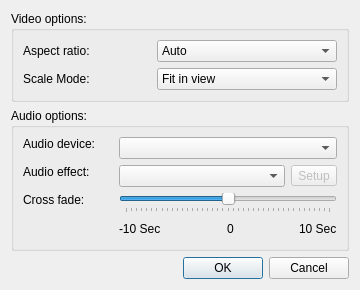
<?xml version="1.0" encoding="UTF-8"?>
<ui version="4.0">
 <class>mediaSettings</class>
 <widget class="QDialog" name="mediaSettings">
  <property name="geometry">
   <rect>
    <x>0</x>
    <y>0</y>
    <width>360</width>
    <height>279</height>
   </rect>
  </property>
  <property name="windowTitle">
   <string>Media Settings</string>
  </property>
  <property name="windowIcon">
   <iconset>
    <normaloff>:/Resource/Media/Media.png</normaloff>:/Resource/Media/Media.png</iconset>
  </property>
  <layout class="QVBoxLayout" name="verticalLayout_2">
   <item>
    <widget class="QGroupBox" name="groupBox">
     <property name="title">
      <string>Video options:</string>
     </property>
     <property name="flat">
      <bool>true</bool>
     </property>
     <layout class="QGridLayout" name="gridLayout">
      <item row="0" column="0" colspan="2">
       <widget class="QLabel" name="label_10">
        <property name="text">
         <string>Aspect ratio:</string>
        </property>
       </widget>
      </item>
      <item row="0" column="2">
       <widget class="QComboBox" name="aspectCombo">
        <property name="minimumSize">
         <size>
          <width>180</width>
          <height>0</height>
         </size>
        </property>
        <item>
         <property name="text">
          <string>Auto</string>
         </property>
        </item>
        <item>
         <property name="text">
          <string>Stretch</string>
         </property>
        </item>
        <item>
         <property name="text">
          <string>4/3</string>
         </property>
        </item>
        <item>
         <property name="text">
          <string>16/9</string>
         </property>
        </item>
       </widget>
      </item>
      <item row="1" column="0" colspan="2">
       <widget class="QLabel" name="label_11">
        <property name="text">
         <string>Scale Mode:</string>
        </property>
       </widget>
      </item>
      <item row="1" column="2">
       <widget class="QComboBox" name="scalemodeCombo">
        <property name="minimumSize">
         <size>
          <width>180</width>
          <height>0</height>
         </size>
        </property>
        <item>
         <property name="text">
          <string>Fit in view</string>
         </property>
        </item>
        <item>
         <property name="text">
          <string>Scale and crop</string>
         </property>
        </item>
       </widget>
      </item>
     </layout>
    </widget>
   </item>
   <item>
    <widget class="QGroupBox" name="groupBox_2">
     <property name="title">
      <string>Audio options:</string>
     </property>
     <property name="flat">
      <bool>true</bool>
     </property>
     <layout class="QVBoxLayout" name="verticalLayout">
      <item>
       <layout class="QHBoxLayout">
        <item>
         <widget class="QLabel" name="label">
          <property name="sizePolicy">
           <sizepolicy hsizetype="Maximum" vsizetype="Preferred">
            <horstretch>0</horstretch>
            <verstretch>0</verstretch>
           </sizepolicy>
          </property>
          <property name="minimumSize">
           <size>
            <width>90</width>
            <height>0</height>
           </size>
          </property>
          <property name="text">
           <string>Audio device:</string>
          </property>
          <property name="alignment">
           <set>Qt::AlignLeading|Qt::AlignLeft|Qt::AlignTop</set>
          </property>
         </widget>
        </item>
        <item>
         <widget class="QComboBox" name="deviceCombo">
          <property name="sizePolicy">
           <sizepolicy hsizetype="Minimum" vsizetype="Fixed">
            <horstretch>0</horstretch>
            <verstretch>0</verstretch>
           </sizepolicy>
          </property>
         </widget>
        </item>
       </layout>
      </item>
      <item>
       <layout class="QHBoxLayout" name="horizontalLayout">
        <item>
         <widget class="QLabel" name="label_6">
          <property name="sizePolicy">
           <sizepolicy hsizetype="Maximum" vsizetype="Preferred">
            <horstretch>0</horstretch>
            <verstretch>0</verstretch>
           </sizepolicy>
          </property>
          <property name="minimumSize">
           <size>
            <width>90</width>
            <height>0</height>
           </size>
          </property>
          <property name="text">
           <string>Audio effect:</string>
          </property>
          <property name="alignment">
           <set>Qt::AlignLeading|Qt::AlignLeft|Qt::AlignTop</set>
          </property>
         </widget>
        </item>
        <item>
         <widget class="QComboBox" name="audioEffectsCombo">
          <property name="sizePolicy">
           <sizepolicy hsizetype="Minimum" vsizetype="Maximum">
            <horstretch>0</horstretch>
            <verstretch>0</verstretch>
           </sizepolicy>
          </property>
         </widget>
        </item>
        <item>
         <widget class="QToolButton" name="effectButton">
          <property name="enabled">
           <bool>false</bool>
          </property>
          <property name="text">
           <string>Setup</string>
          </property>
         </widget>
        </item>
       </layout>
      </item>
      <item>
       <layout class="QHBoxLayout">
        <item>
         <widget class="QLabel" name="crossFadeLabel">
          <property name="sizePolicy">
           <sizepolicy hsizetype="Maximum" vsizetype="Preferred">
            <horstretch>0</horstretch>
            <verstretch>0</verstretch>
           </sizepolicy>
          </property>
          <property name="minimumSize">
           <size>
            <width>90</width>
            <height>0</height>
           </size>
          </property>
          <property name="text">
           <string>Cross fade:</string>
          </property>
          <property name="alignment">
           <set>Qt::AlignLeading|Qt::AlignLeft|Qt::AlignTop</set>
          </property>
         </widget>
        </item>
        <item>
         <layout class="QVBoxLayout">
          <item>
           <widget class="QSlider" name="crossFadeSlider">
            <property name="sizePolicy">
             <sizepolicy hsizetype="Minimum" vsizetype="Fixed">
              <horstretch>0</horstretch>
              <verstretch>0</verstretch>
             </sizepolicy>
            </property>
            <property name="minimum">
             <number>-20</number>
            </property>
            <property name="maximum">
             <number>20</number>
            </property>
            <property name="singleStep">
             <number>1</number>
            </property>
            <property name="pageStep">
             <number>2</number>
            </property>
            <property name="value">
             <number>0</number>
            </property>
            <property name="orientation">
             <enum>Qt::Horizontal</enum>
            </property>
            <property name="tickPosition">
             <enum>QSlider::TicksBelow</enum>
            </property>
           </widget>
          </item>
          <item>
           <layout class="QHBoxLayout">
            <item>
             <widget class="QLabel" name="crossFadeLabel1">
              <property name="font">
               <font>
                <pointsize>9</pointsize>
               </font>
              </property>
              <property name="text">
               <string>-10 Sec</string>
              </property>
             </widget>
            </item>
            <item>
             <spacer>
              <property name="orientation">
               <enum>Qt::Horizontal</enum>
              </property>
              <property name="sizeHint" stdset="0">
               <size>
                <width>40</width>
                <height>20</height>
               </size>
              </property>
             </spacer>
            </item>
            <item>
             <widget class="QLabel" name="crossFadeLabel2">
              <property name="font">
               <font>
                <pointsize>9</pointsize>
               </font>
              </property>
              <property name="text">
               <string>0</string>
              </property>
             </widget>
            </item>
            <item>
             <spacer>
              <property name="orientation">
               <enum>Qt::Horizontal</enum>
              </property>
              <property name="sizeHint" stdset="0">
               <size>
                <width>40</width>
                <height>20</height>
               </size>
              </property>
             </spacer>
            </item>
            <item>
             <widget class="QLabel" name="crossFadeLabel3">
              <property name="font">
               <font>
                <pointsize>9</pointsize>
               </font>
              </property>
              <property name="text">
               <string>10 Sec</string>
              </property>
             </widget>
            </item>
           </layout>
          </item>
         </layout>
        </item>
       </layout>
      </item>
     </layout>
    </widget>
   </item>
   <item>
    <widget class="QDialogButtonBox" name="buttonBox">
     <property name="orientation">
      <enum>Qt::Horizontal</enum>
     </property>
     <property name="standardButtons">
      <set>QDialogButtonBox::Cancel|QDialogButtonBox::Ok</set>
     </property>
    </widget>
   </item>
  </layout>
 </widget>
 <resources/>
 <connections>
  <connection>
   <sender>buttonBox</sender>
   <signal>accepted()</signal>
   <receiver>mediaSettings</receiver>
   <slot>accept()</slot>
   <hints>
    <hint type="sourcelabel">
     <x>248</x>
     <y>254</y>
    </hint>
    <hint type="destinationlabel">
     <x>157</x>
     <y>274</y>
    </hint>
   </hints>
  </connection>
  <connection>
   <sender>buttonBox</sender>
   <signal>rejected()</signal>
   <receiver>mediaSettings</receiver>
   <slot>reject()</slot>
   <hints>
    <hint type="sourcelabel">
     <x>316</x>
     <y>260</y>
    </hint>
    <hint type="destinationlabel">
     <x>286</x>
     <y>274</y>
    </hint>
   </hints>
  </connection>
 </connections>
</ui>
